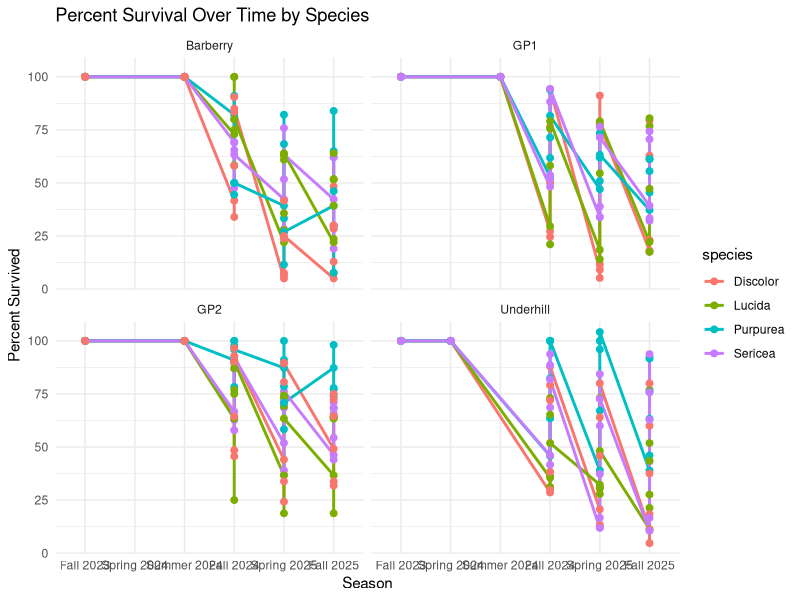
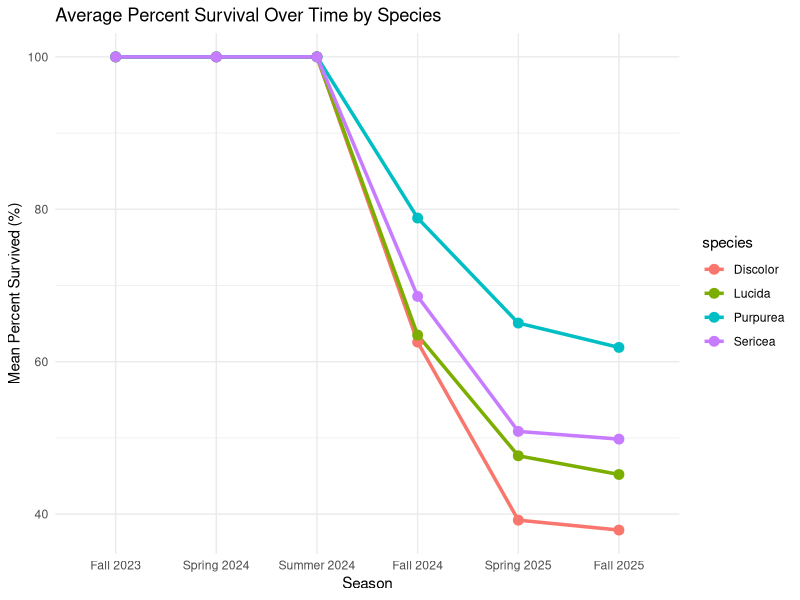
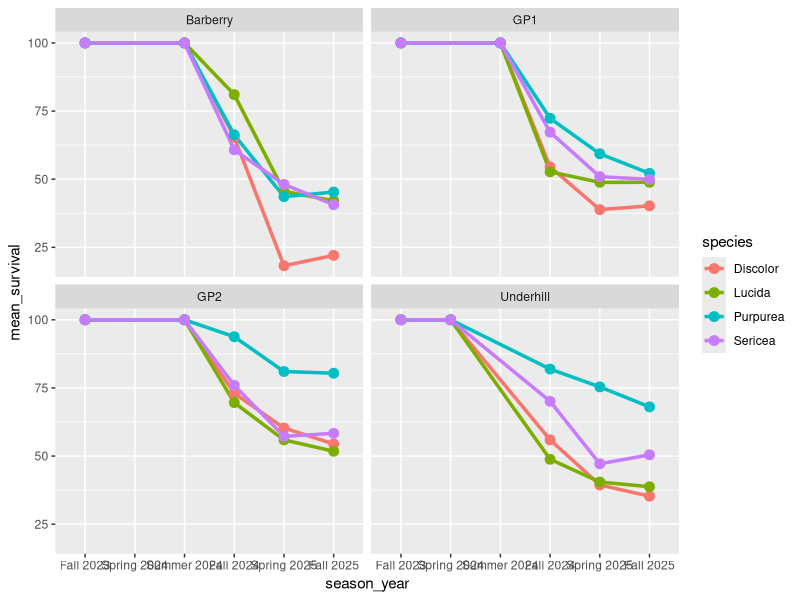
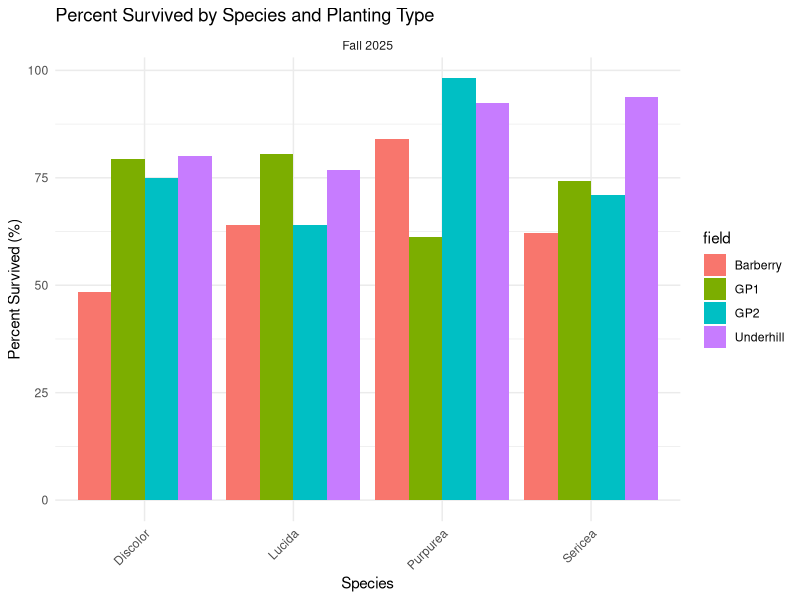
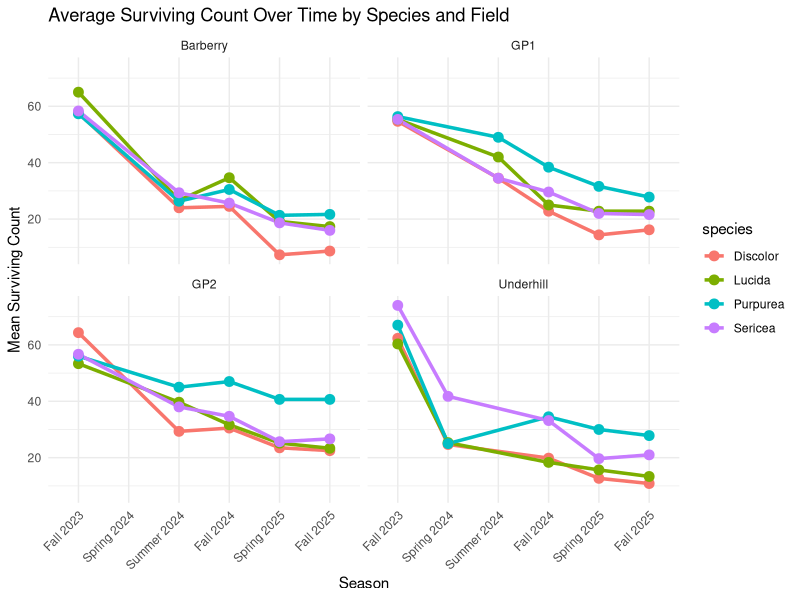
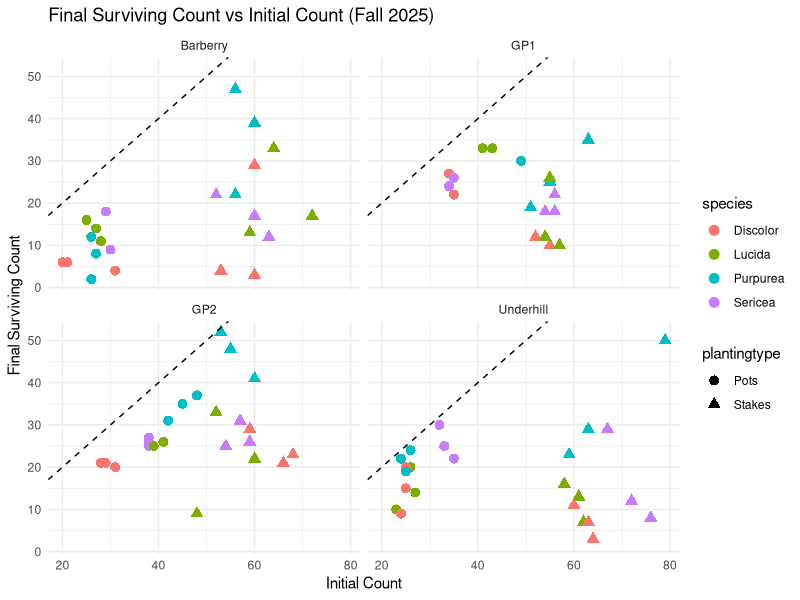
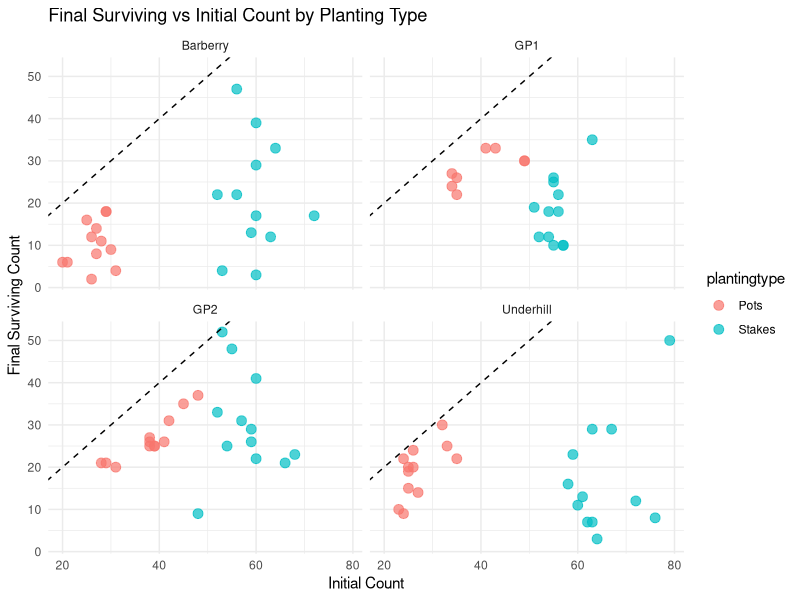
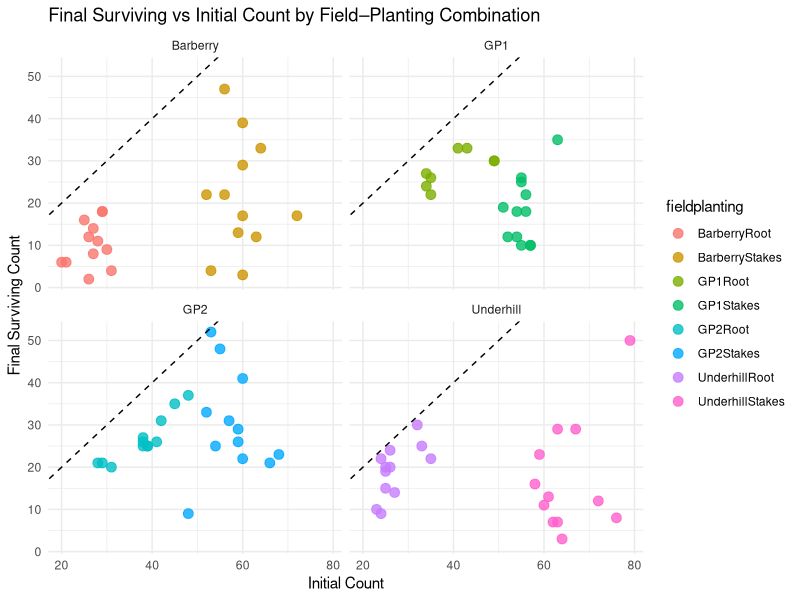

Source code (R) for these figures, in order:
## read in data
willowsurvive <- read.csv("SurvivalRates2025.csv")

# Add libraries
library(ggplot2)
library(dplyr)
library(tidyverse)

# New column combining month and year
willowsurvive$season_year <- paste(willowsurvive$season, willowsurvive$year)

# Establish correct timeline order
season_year_order <- c("Fall 2023", "Spring 2024", "Summer 2024", "Fall 2024",
                       "Spring 2025", "Fall 2025")
willowsurvive <- willowsurvive %>%
  mutate(season_year = factor(season_year, levels = season_year_order))


## ??
ggplot(willowsurvive, aes(x = season_year, y = percentsurvived, color = species, 
                          line = plantingtype, group = species)) +
  geom_line(linewidth = 1) +
  geom_point(size = 2) +
  facet_wrap(~ field) +
  labs(title = "Percent Survival Over Time by Species",
       x = "Season",
       y = "Percent Survived") +
  theme_minimal()



## Percent survived (mean)
willowsurvive %>%
  group_by(season_year, species) %>%
  summarise(mean_survival = mean(percentsurvived, na.rm = TRUE),
            .groups = "drop") %>%
  ggplot(aes(x = season_year,
             y = mean_survival,
             color = species,
             group = species)) +
  geom_line(linewidth = 1.2) +
  geom_point(size = 3) +
  labs(title = "Average Percent Survival Over Time by Species",
       x = "Season",
       y = "Mean Percent Survived (%)") +
  theme_minimal()


## Percent survived (mean) by field  
willowsurvive %>%
  group_by(field, season_year, species) %>%
  summarise(mean_survival = mean(percentsurvived, na.rm = TRUE),
              .groups = "drop") %>%
  ggplot(aes(x = season_year,
               y = mean_survival,
               color = species,
               group = species)) +
  geom_line(linewidth = 1.2) +
  geom_point(size = 3) +
  facet_wrap(~ field)
  labs(title = "Average Percent Survival Over Time by Species",
       x = "Season",
       y = "Mean Percent Survived (%)") +
    theme_minimal()  



## Percent survived by species & plantingtype in Fall 2025 (most recent data collected)
willowsurvive %>%
filter(season_year == "Fall 2025") %>%
ggplot(aes(x = species, y = percentsurvived, fill = field)) +
  geom_bar(stat = "identity", position = "dodge") +
  facet_wrap(~ season_year) +
  theme_minimal() +
  labs(title = "Percent Survived by Species and Planting Type",
       x = "Species",
       y = "Percent Survived (%)") +
  theme(axis.text.x = element_text(angle = 45, hjust = 1))




## Mean survival count
willowsurvive %>%
  group_by(field, season_year, species) %>%
  summarise(mean_count = mean(count, na.rm = TRUE),
            .groups = "drop") %>%
  ggplot(aes(x = season_year,
             y = mean_count,
             color = species,
             group = species)) +
  geom_line(linewidth = 1.2) +
  geom_point(size = 3) +
  facet_wrap(~ field) +
  labs(title = "Average Surviving Count Over Time by Species and Field",
       x = "Season",
       y = "Mean Surviving Count") +
  theme_minimal() +
  theme(axis.text.x = element_text(angle = 45, hjust = 1))




## Initial vs final count scatter plot (with species)
willowsurvive %>%
  filter(season_year == "Fall 2025") %>%
  ggplot(aes(x = firstcount,
             y = count,
             color = species,
             shape = plantingtype)) +
  geom_point(size = 3) +
  geom_abline(slope = 1, intercept = 0, linetype = "dashed") +
  facet_wrap(~ field) +
  labs(title = "Final Surviving Count vs Initial Count (Fall 2025)",
       x = "Initial Count",
       y = "Final Surviving Count") +
  theme_minimal()


## Initial vs final count (by only planting type)
willowsurvive %>%
  filter(season_year == "Fall 2025") %>%
  ggplot(aes(x = firstcount,
             y = count,
             color = plantingtype)) +
  geom_point(size = 3, alpha = 0.7) +
  geom_abline(slope = 1, intercept = 0, linetype = "dashed") +
  facet_wrap(~ field) +
  labs(title = "Final Surviving vs Initial Count by Planting Type",
       x = "Initial Count",
       y = "Final Surviving Count") +
  theme_minimal()


## Initial vs final count (by fieldplanting)
willowsurvive %>%
  filter(season_year == "Fall 2025") %>%
  ggplot(aes(x = firstcount,
             y = count,
             color = fieldplanting)) +
  geom_point(size = 3, alpha = 0.8) +
  geom_abline(slope = 1, intercept = 0, linetype = "dashed") +
  facet_wrap(~ field) +
  labs(title = "Final Surviving vs Initial Count by Field–Planting Combination",
       x = "Initial Count",
       y = "Final Surviving Count") +
  theme_minimal()
